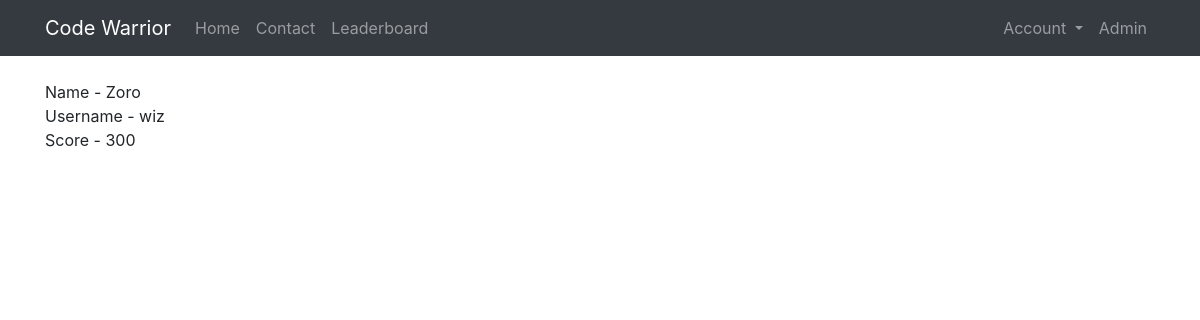
The app's page /profile/wiz/ (signed in), older data.
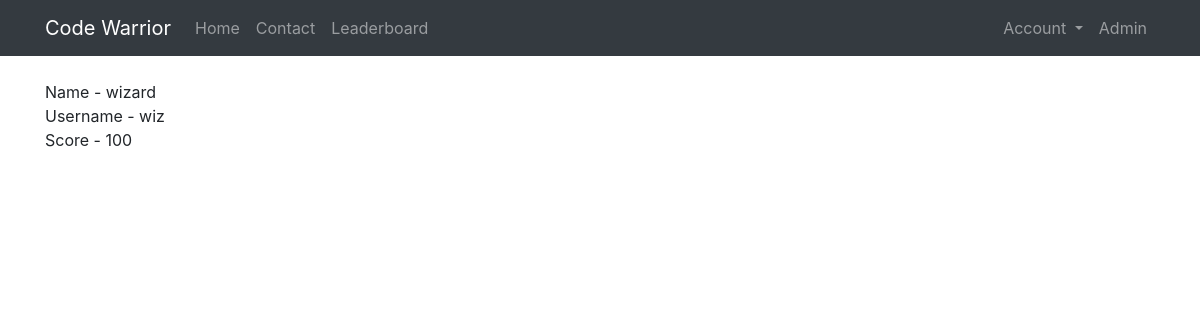
The same page, newer data.
### accounts/models.py (models this page shows, shortened)
class User(AbstractBaseUser):
    username = models.CharField(unique=True, max_length=120)
    email = models.EmailField(unique=True, max_length=255)
    full_name = models.CharField(max_length=255, blank=True, null=True)
    is_active = models.BooleanField(default=True)
    score = models.IntegerField(default=0)
    staff = models.BooleanField(default=False)
    admin = models.BooleanField(default=False)
    timestamp = models.DateTimeField(auto_now_add=True)
    updated = models.DateTimeField(auto_now=True)
    USERNAME_FIELD = 'username'
    REQUIRED_FIELDS = ['email']
    objects = UserManager()
    class Meta:
        ordering = ['-score', '-timestamp']
    def get_full_name(self):
        if self.full_name:
            return self.full_name
        return self.email
    @property
    def is_admin(self):
        return self.admin

### accounts/views.py (the view)
# urls.py: url(r'^profile/(?P<username>[a-z]+)/$', ProfileView.as_view(), name='profile'),
class ProfileView(LoginRequiredMixin, DetailView):
    template_name = 'accounts/profile.html'
    def get_object(self, *args, **kwargs):
        request = self.request
        username = self.kwargs.get('username')
        instance = User.objects.filter(username=username).first()
        if instance is None:
            raise Http404('User not found')
        return instance

### accounts/templates/accounts/profile.html
{% extends 'base.html' %}
{% block content %}
<br>
Name - {{ object.get_full_name }} <br>
Username - {{ object.username }} <br>
Score - {{ object.score }} <br>
{% endblock %}

Row changes from the older to the newer data that the page shows:
changed User "wiz": get_full_name "Zoro" → "wizard"; score "300" → "100"
